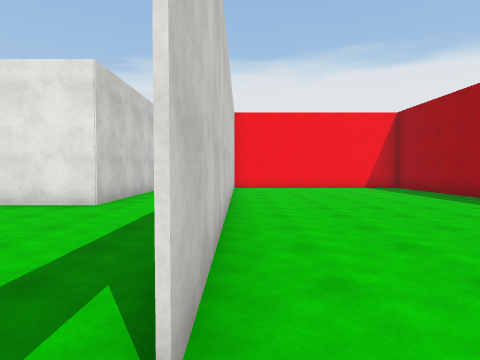
[1] (above)

21 first-person views from a walk through a Unity game level. The camera is 1.5 m above the floor, tilts 2° down and sees 75° across. The floor is counted in squares, 2 m on a side. Each view is taken from the middle of a square. On the plan, view 1 faces up. The plan holds only what a view shows up to about 10 squares ahead; the rest is blank. The player character is not drawn. Surface patterns are stand-ins for the level's own textures.

[2]
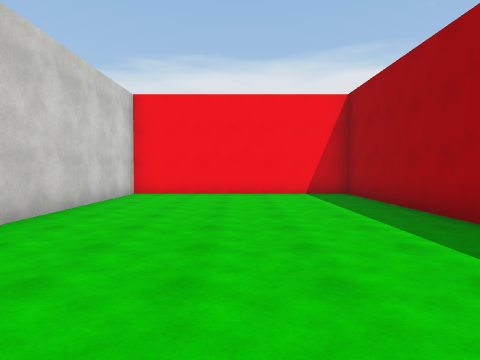

[3]
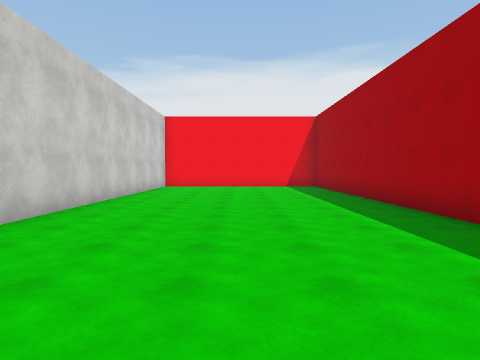

[4]
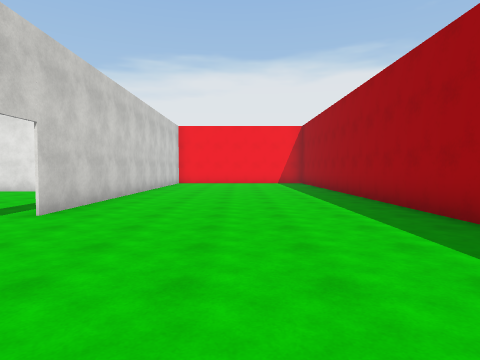

[5]
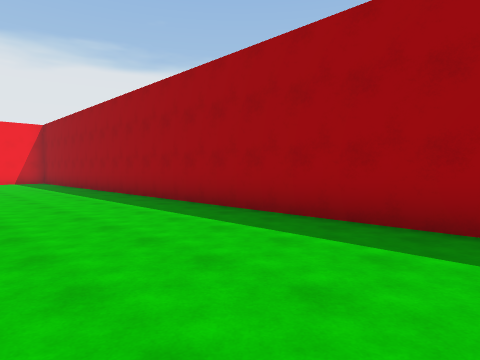

[6]
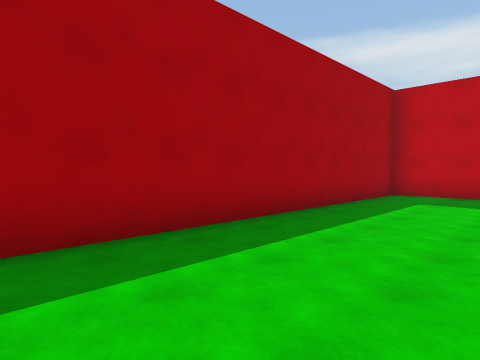

[7]
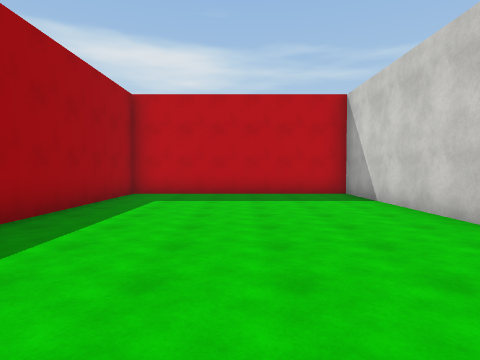

[8]
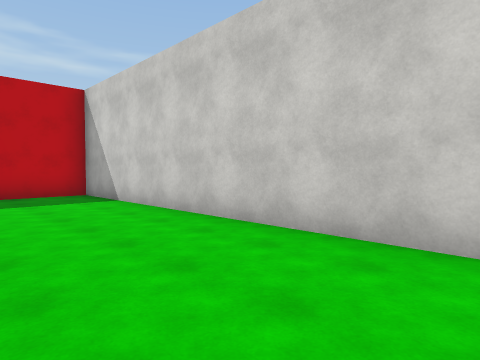

[9]
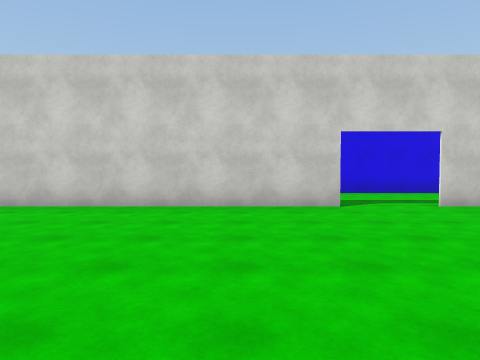

[10]
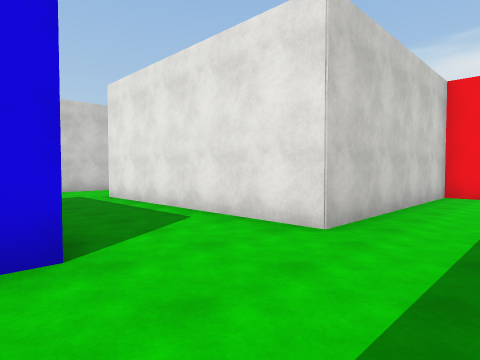

[11]
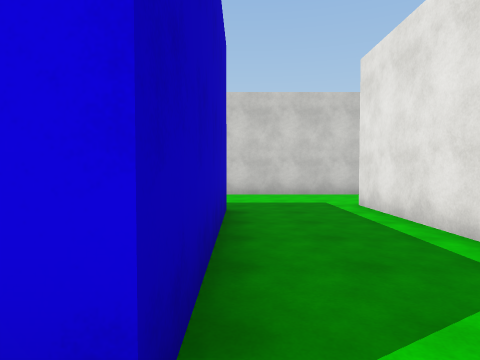

[12]
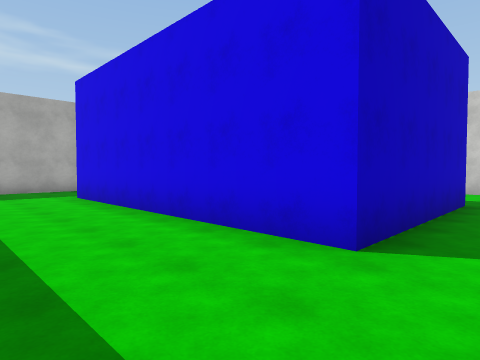

[13]
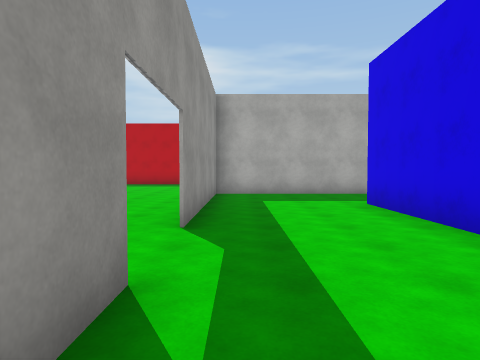

[14]
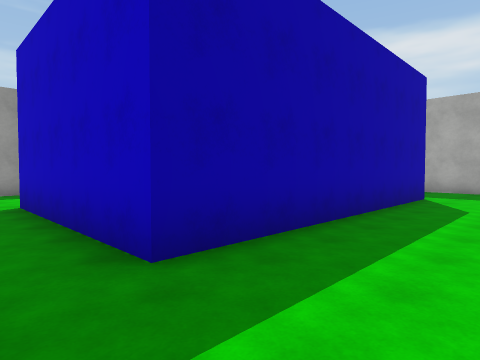

[15]
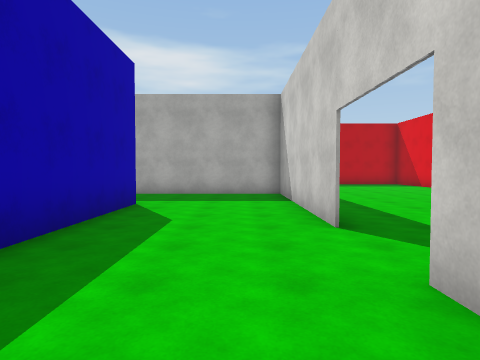

[16]
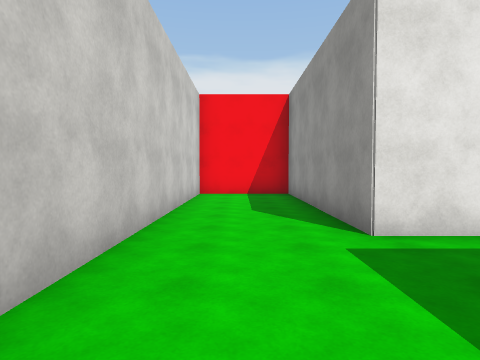

[17]
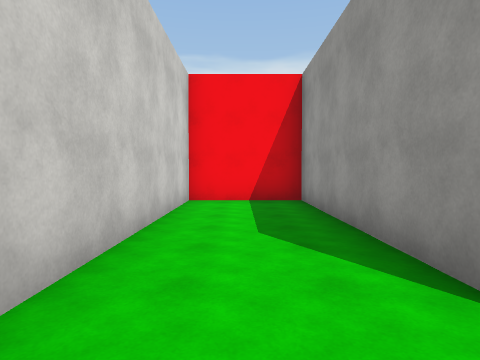

[18]
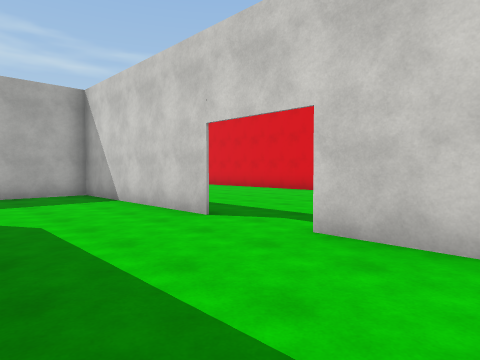

[19]
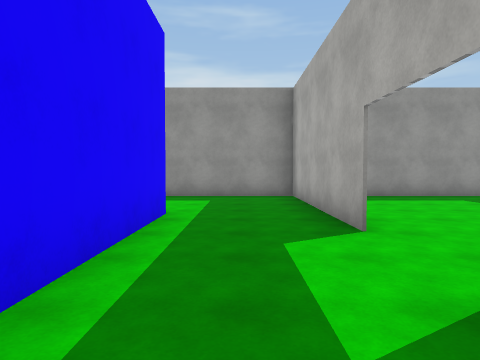

[20]
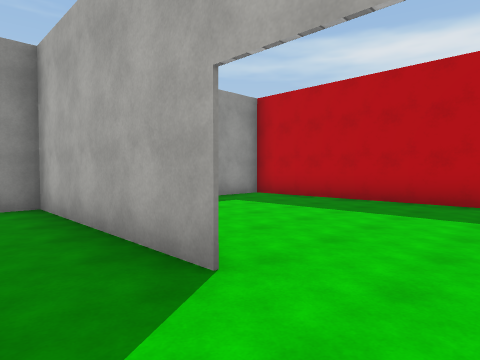

[21]
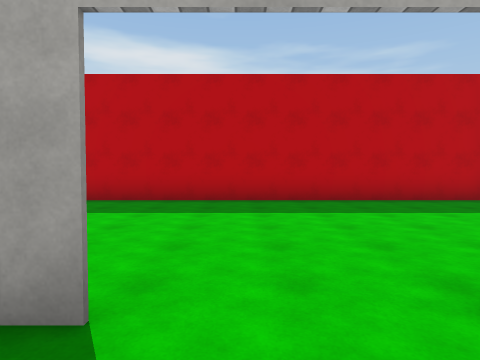

### Floor plan
Ten units are one square. View 1 is at (0, 0); x grows to the right and y downward. Boxes are objects, and circles mark ways between rooms. Rooms are numbered by the first view taken in them; rooms with no view inside come last. Other rooms are left out.
<svg viewBox="-127 -130 195 260">
<path fill="none" stroke="#000" d="M-2 10 -2 125M1 125 63 125 63 -125 -2 -125 -2 -10M-3 -10 -3 -36M-122 10 -122 65 -78 65M-88 38 -88 -38 -38 -38 -38 38 -55 38M-22 -125 -30 -125 -30 -65 -95 -65 -95 -125 -122 -125 -122 -10M-54 65 -3 65 -3 10M-55 38 -75 38M-3 125 -3 85M-119 125 1 125"/>
<circle cx="0" cy="5" r="3" fill="#2a7"/>
<circle cx="-45" cy="45" r="3" fill="#2a7"/>
<circle cx="-80" cy="45" r="3" fill="#2a7"/>
<circle cx="-65" cy="60" r="3" fill="#2a7"/>
<text x="30" y="0">1</text>
<text x="-60" y="-40">2</text>
<text x="-70" y="50">3</text>
<text x="-60" y="90">4</text>
</svg>
Room 1 opens to room 2. Room 2 opens to room 3. Room 3 opens to room 4.

Where each view was taken, in squares from view 1:
view 1: 0 up, 0 right, facing up
view 2: 3 up, 3 right, facing up
view 3: 1 down, 3 right, facing up
view 4: 4 down, 3 right, facing up
view 5: 6 down, 2 right, facing up-right
view 6: 3 down, 3 right, facing down-right
view 7: 3 down, 3 right, facing down
view 8: 3 down, 3 right, facing down-left
view 9: 3 down, 6 right, facing left
view 10: 3 up, 1 left, facing up-left
view 11: 4 up, 3 left, facing left
view 12: 5 up, 1 left, facing down-left
view 13: 3 up, 1 left, facing down
view 14: 5 up, 11 left, facing down-right
view 15: 3 up, 11 left, facing down
view 16: 3 up, 11 left, facing up
view 17: 5 up, 11 left, facing up
view 18: 3 up, 9 left, facing down-left
view 19: 5 down, 9 left, facing right
view 20: 5 down, 7 left, facing down-right
view 21: 5 down, 6 left, facing down
